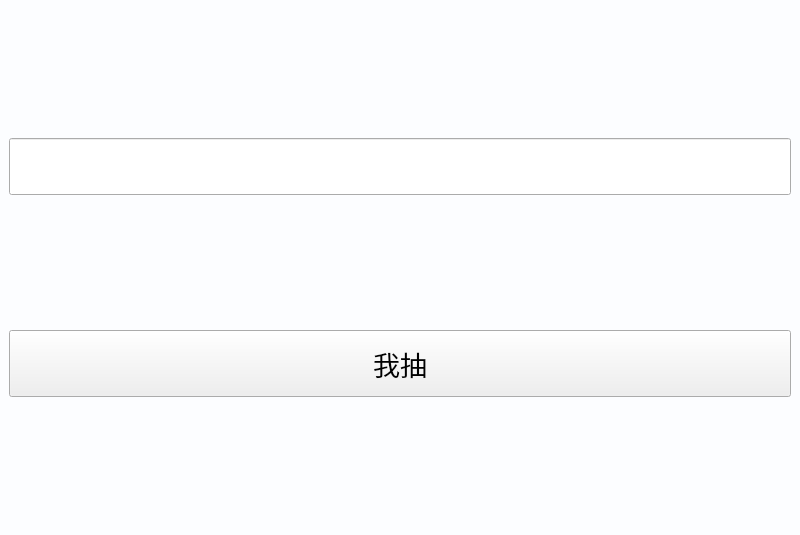
<?xml version="1.0" encoding="UTF-8"?>
<ui version="4.0">
 <class>MainWindow</class>
 <widget class="QMainWindow" name="MainWindow">
  <property name="geometry">
   <rect>
    <x>0</x>
    <y>0</y>
    <width>800</width>
    <height>535</height>
   </rect>
  </property>
  <property name="windowTitle">
   <string>MainWindow</string>
  </property>
  <property name="styleSheet">
   <string notr="true">QMainWindow {
	background-color: rgb(252, 253, 255);
}</string>
  </property>
  <widget class="QWidget" name="centralwidget">
   <layout class="QGridLayout" name="gridLayout">
    <property name="leftMargin">
     <number>0</number>
    </property>
    <property name="topMargin">
     <number>0</number>
    </property>
    <property name="rightMargin">
     <number>0</number>
    </property>
    <property name="bottomMargin">
     <number>0</number>
    </property>
    <item row="0" column="0">
     <widget class="QStackedWidget" name="stackedWidget">
      <property name="currentIndex">
       <number>0</number>
      </property>
      <widget class="QWidget" name="page">
       <layout class="QVBoxLayout" name="verticalLayout">
        <item>
         <widget class="QLineEdit" name="inputLineEdit">
          <property name="font">
           <font>
            <family>萍方-简</family>
            <pointsize>26</pointsize>
           </font>
          </property>
         </widget>
        </item>
        <item>
         <widget class="QPushButton" name="startLuckyButton">
          <property name="minimumSize">
           <size>
            <width>0</width>
            <height>67</height>
           </size>
          </property>
          <property name="font">
           <font>
            <family>Microsoft YaHei</family>
            <pointsize>20</pointsize>
           </font>
          </property>
          <property name="text">
           <string>我抽</string>
          </property>
         </widget>
        </item>
       </layout>
      </widget>
      <widget class="QWidget" name="page_2">
       <layout class="QGridLayout" name="gridLayout_2">
        <item row="0" column="0">
         <widget class="QLabel" name="LuckLabel">
          <property name="text">
           <string/>
          </property>
          <property name="pixmap">
           <pixmap resource="main.qrc">:/images/loading.gif</pixmap>
          </property>
          <property name="alignment">
           <set>Qt::AlignCenter</set>
          </property>
         </widget>
        </item>
        <item row="1" column="0">
         <widget class="QPushButton" name="restartButton">
          <property name="minimumSize">
           <size>
            <width>0</width>
            <height>51</height>
           </size>
          </property>
          <property name="font">
           <font>
            <family>Microsoft YaHei</family>
            <pointsize>17</pointsize>
           </font>
          </property>
          <property name="text">
           <string>再来</string>
          </property>
         </widget>
        </item>
       </layout>
      </widget>
     </widget>
    </item>
   </layout>
  </widget>
 </widget>
 <resources>
  <include location="main.qrc"/>
 </resources>
 <connections/>
</ui>
